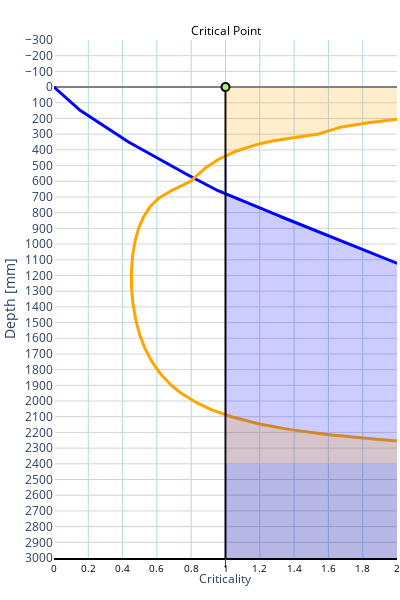

Here is the notebook cell this chart was saved with:
### Code cell
from plotly_snow_profile import criticality_plots

crit_plots_fig = criticality_plots(plot_weaklayer, plot_layers, dataframe)
crit_plots_fig.show()

### Figure 1 — Plotly figure (JSON) as saved in the notebook; plotly's stock layout.template omitted (floating-point values rounded to 4 significant figures; data arrays with more than 128 entries replaced by an {"elided": "..."} marker saying what was removed)
{"data": [{"line": {"color": "blue", "width": 3}, "marker": {"color": "blue", "size": 6}, "mode": "lines", "name": "Energy Release Rate", "type": "scatter", "x": {"elided": "610 float values"}, "xaxis": "x", "y": {"elided": "610 float values"}}, {"line": {"color": "orange", "width": 3}, "marker": {"color": "orange", "size": 6}, "mode": "lines", "name": "Critical Coupling", "type": "scatter", "x": {"elided": "610 float values"}, "xaxis": "x", "y": {"elided": "610 float values"}}, {"line": {"color": "black", "width": 2}, "mode": "lines", "name": "Critical Point", "showlegend": false, "type": "scatter", "x": [1, 1], "y": [0, 3000]}, {"marker": {"color": "black", "size": 10}, "mode": "markers", "name": "Critical Point", "showlegend": false, "type": "scatter", "x": [1], "y": [0]}, {"fill": "toself", "fillcolor": "rgba(0, 0, 255, 0.2)", "hoverinfo": "skip", "line": {"width": 0}, "name": "Shaded Criticality", "showlegend": false, "type": "scatter", "x": {"elided": "1081 float values"}, "y": {"elided": "1081 float values"}}, {"fill": "toself", "fillcolor": "rgba(255, 165, 0, 0.2)", "hoverinfo": "skip", "line": {"width": 0}, "name": "Shaded Criticality", "showlegend": false, "type": "scatter", "x": {"elided": "176 float values"}, "y": {"elided": "176 float values"}}, {"fill": "toself", "fillcolor": "rgba(255, 165, 0, 0.2)", "hoverinfo": "skip", "line": {"width": 0}, "name": "Shaded Criticality", "showlegend": false, "type": "scatter", "x": [1.003, 1.016, 1.03, 1.045, 1.061, 1.077, 1.094, 1.111, 1.128, 1.147, 1.166, 1.185, 1.205, 1.227, 1.25, 1.274, 1.298, 1.324, 1.351, 1.379, 1.408, 1.438, 1.469, 1.503, 1.54, 1.578, 1.618, 1.661, 1.705, 1.752, 1.802, 1.855, 1.911, 1.971, 2.038, 2.11, 2.187, 2.269, 2.359, 2.455, 2.56, 2.674, 2.799, 2.936, 3.096, 3.275, 3.475, 3.702, 3.959, 4.256, 4.6, 5.006, 5.489, 6.076, 6.739, 7.561, 8.611, 10.0, 11.92, 14.76, 19.38, 28.18, 51.67, 310.0, 1.0, 1.0, 1.0, 1.0, 1.0, 1.0, 1.0, 1.0, 1.0, 1.0, 1.0, 1.0, 1.0, 1.0, 1.0, 1.0, 1.0, 1.0, 1.0, 1.0, 1.0, 1.0, 1.0, 1.0, 1.0, 1.0, 1.0, 1.0, 1.0, 1.0, 1.0, 1.0, 1.0, 1.0, 1.0, 1.0, 1.0, 1.0, 1.0, 1.0, 1.0, 1.0, 1.0, 1.0, 1.0, 1.0, 1.0, 1.0, 1.0, 1.0, 1.0, 1.0, 1.0, 1.0, 1.0, 1.0, 1.0, 1.0, 1.0, 1.0, 1.0, 1.0, 1.0, 1.0], "y": [2089.0, 2094.0, 2099.0, 2103.0, 2108.0, 2113.0, 2118.0, 2123.0, 2128.0, 2133.0, 2138.0, 2143.0, 2148.0, 2153.0, 2158.0, 2163.0, 2167.0, 2172.0, 2177.0, 2182.0, 2187.0, 2192.0, 2197.0, 2202.0, 2207.0, 2212.0, 2217.0, 2222.0, 2227.0, 2232.0, 2236.0, 2241.0, 2246.0, 2251.0, 2256.0, 2261.0, 2266.0, 2271.0, 2276.0, 2281.0, 2286.0, 2291.0, 2296.0, 2300.0, 2305.0, 2310.0, 2315.0, 2320.0, 2325.0, 2330.0, 2335.0, 2340.0, 2345.0, 2350.0, 2355.0, 2360.0, 2365.0, 2369.0, 2374.0, 2379.0, 2384.0, 2389.0, 2394.0, 2399.0, 2399.0, 2394.0, 2389.0, 2384.0, 2379.0, 2374.0, 2369.0, 2365.0, 2360.0, 2355.0, 2350.0, 2345.0, 2340.0, 2335.0, 2330.0, 2325.0, 2320.0, 2315.0, 2310.0, 2305.0, 2300.0, 2296.0, 2291.0, 2286.0, 2281.0, 2276.0, 2271.0, 2266.0, 2261.0, 2256.0, 2251.0, 2246.0, 2241.0, 2236.0, 2232.0, 2227.0, 2222.0, 2217.0, 2212.0, 2207.0, 2202.0, 2197.0, 2192.0, 2187.0, 2182.0, 2177.0, 2172.0, 2167.0, 2163.0, 2158.0, 2153.0, 2148.0, 2143.0, 2138.0, 2133.0, 2128.0, 2123.0, 2118.0, 2113.0, 2108.0, 2103.0, 2099.0, 2094.0, 2089.0]}, {"fill": "toself", "fillcolor": "rgba(0, 0, 0, 0.1)", "hoverinfo": "skip", "line": {"width": 0}, "name": "Self-Collapsed", "showlegend": false, "type": "scatter", "x": [150000000.0, 1.0], "y": [0.0, 0.0]}, {"fill": "toself", "fillcolor": "rgba(0, 0, 0, 0.1)", "hoverinfo": "skip", "line": {"width": 0}, "name": "Self-Collapsed", "showlegend": false, "type": "scatter", "x": {"elided": "244 float values"}, "y": {"elided": "244 float values"}}], "layout": {"annotations": [{"ax": 0, "ay": 20, "font": {"size": 12}, "text": "Criticality", "x": 0.5, "xref": "paper", "y": 0, "yref": "paper"}, {"ax": 0, "ay": -10, "font": {"color": "black"}, "text": "Critical Point", "x": 0.5, "xref": "paper", "y": 1, "yref": "paper"}], "height": 600, "margin": {"b": 40, "l": 0, "r": 0, "t": 40}, "paper_bgcolor": "white", "plot_bgcolor": "white", "showlegend": false, "width": 400, "xaxis": {"dtick": 0.2, "gridcolor": "lightblue", "gridwidth": 1, "linecolor": "black", "linewidth": 2, "range": [0, 2], "showgrid": true, "side": "bottom", "tick0": 0, "tickcolor": "black", "tickfont": {"color": "black", "size": 10}, "ticklen": 8, "tickmode": "linear", "tickwidth": 2, "title": {"text": ""}}, "yaxis": {"domain": [0, 1], "dtick": 100, "gridcolor": "lightgray", "gridwidth": 1, "range": [3000, -300], "showgrid": true, "tick0": 0, "tickcolor": "black", "ticklen": 5, "tickmode": "linear", "tickwidth": 2, "title": {"text": "Depth [mm]"}, "zeroline": true, "zerolinecolor": "gray", "zerolinewidth": 2}}}
